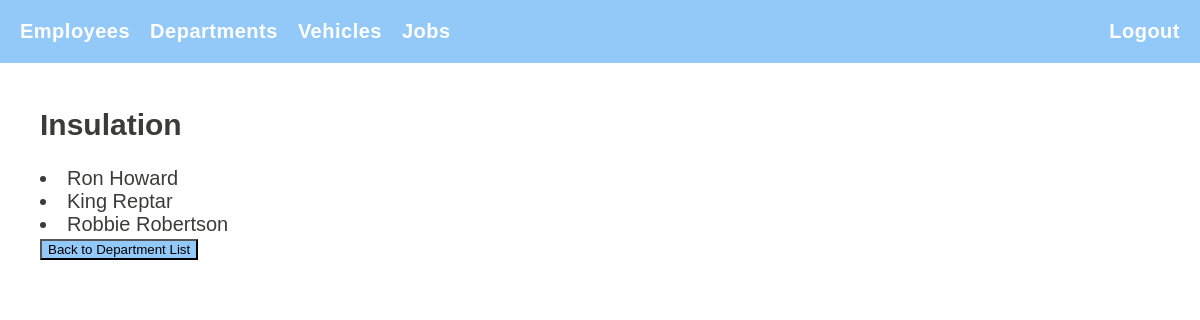
Screenshot of /departments/1 (signed in) with the database file from the repository.
### coastalapp/models/department.py (models this page shows, shortened)
class Department(models.Model):
    department_name = models.CharField(max_length=100)
    class Meta:
        verbose_name = ("Department")
        verbose_name_plural = ("Departments")

### coastalapp/models/employee.py (models this page shows, shortened)
class Employee(models.Model):
    first_name = models.CharField(max_length=100)
    last_name = models.CharField(max_length=100)
    start_date = models.DateField()
    is_supervisor = models.BooleanField()
    department = models.ForeignKey(Department,
                                   related_name="employees",
                                   null=True,  # Makes column nullable in DB
                                   blank=True,  # Allows blank value on objects
                                   on_delete=models.CASCADE)
    class Meta:
        verbose_name = ("Employee")
        verbose_name_plural = ("Employees")

### coastalapp/views/departments/department_details.py (the view)
def department_details(request, department_id):
    if request.method == "GET":
        department = Department.objects.get(pk=department_id)
        template = "departments/department_details.html"
        return render(request, template, {"department": department})

### coastalapp/templates/departments/department_details.html (shortened to what this page needs)
{% extends 'shared/base.html' %} {% load static %} {% block css %}
<link rel="stylesheet" href="{% static 'styles/lists.css'%}" />
{% endblock css %} {% block content %}
<section class="department-details">
	<h1>{{ department.department_name }}</h1>
	{% for employee in department.employees.all %}
	<li>{{ employee.first_name }} {{ employee.last_name }}</li>
	{% endfor %}
</section>
<section style="display: flex">
	<form action="{% url 'coastalapp:department_list' %}" method="GET">
		<button class="button">Back to Department List</button>
	</form>
	{% endblock %}

### coastalapp/static/styles/base.css (style rules this page uses)
body { margin: 0; padding: 0; font-size: 1.25em; font-family: "Gill Sans", "Gill Sans MT", Calibri, "Trebuchet MS", sans-serif; color: rgb(59, 59, 58); }

### coastalapp/static/styles/lists.css (style rules this page uses)
.button { background-color: rgb(147, 201, 248); }

### rows the page displays
Department: department_name "Insulation"
Employee: first_name "Ron", last_name "Howard"
Employee: first_name "King", last_name "Reptar"
Employee: first_name "Robbie", last_name "Robertson"
